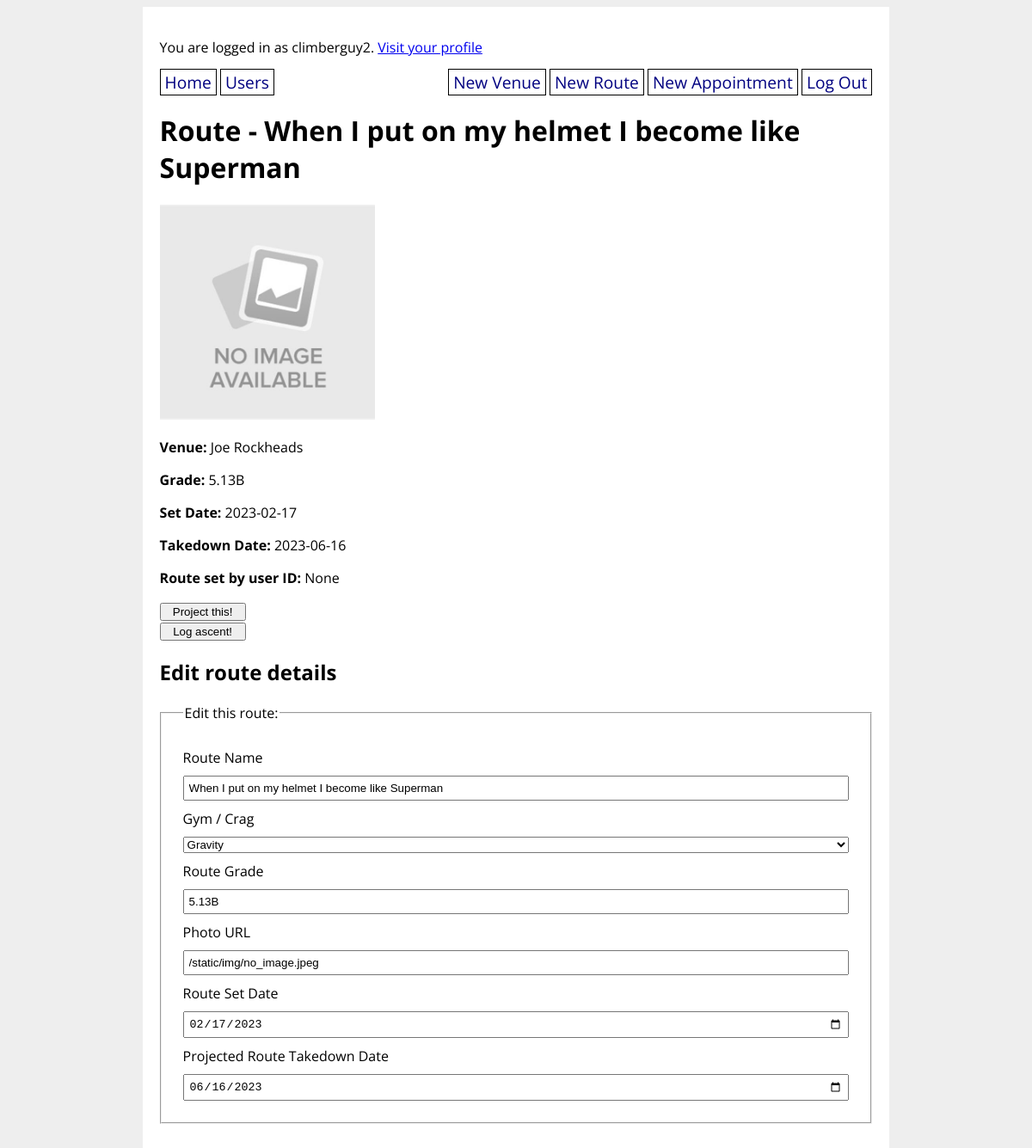
Page /route/5 (signed in) on the committed database.
### climbunity_app/models.py (models this page shows, shortened)
class User(UserMixin, db.Model):
    id = db.Column(db.Integer, primary_key=True)
    username = db.Column(db.String(80), nullable=False, unique=True)
    password = db.Column(db.String(200), nullable=False)
    email = db.Column(db.String(200), nullable=False)
    first_name = db.Column(db.String(50), nullable=False)
    last_name = db.Column(db.String(50), nullable=False)
    address = db.Column(db.String(200), nullable=False)
    has_gear = db.Column(db.Boolean, nullable=False)
    user_projects = db.relationship('Route',
        secondary='user_project_lists', back_populates='projecting_users'
    )
    user_appointments = db.relationship('Appointment',
        secondary='appointment_guests', back_populates='appointment_attendants'
    )
    user_does_styles = db.relationship('Style',
        secondary='user_style_lists', back_populates='climber_styles'
    )

class Route(db.Model):
    id = db.Column(db.Integer, primary_key=True)
    venue_id = db.Column(db.Integer, db.ForeignKey('venue.id'), nullable=False)
    setter_id = db.Column(db.Integer, db.ForeignKey('user.id'))
    name = db.Column(db.String(80), nullable=False)
    grade = db.Column(db.String(10), nullable=False)
    photo_url = db.Column(URLType)
    route_set_date = db.Column(db.Date)
    route_takedown_date = db.Column(db.Date)
    projecting_users = db.relationship('User',
        secondary='user_project_lists', back_populates='user_projects'
    )
    ascents_on_route = db.relationship('Ascent',
        secondary='route_ascent_lists', back_populates='routes_ascended'
    )
    possible_route_styles = db.relationship('Style',
        secondary='route_style_lists', back_populates='route_styles'
    )
    route_tags = db.relationship('Tag',
        secondary='route_tag_lists', back_populates='tagged_routes'
    )

class Venue(db.Model):
    id = db.Column(db.Integer, primary_key=True)
    name = db.Column(db.String(80), nullable=False)
    address = db.Column(db.String(80), nullable=False)
    open_hours = db.Column(db.String(1000))
    description = db.Column(db.String(1000))
    booked_appointments = db.relationship('Appointment',
        secondary='venue_bookings', back_populates='appointment_venues'
    )
    def __str__(self):
        return f'{self.name}'

### climbunity_app/main/routes.py (the view, shortened to what this page needs)
@main.route('/route/<route_id>', methods=['GET', 'POST'])
def route_detail(route_id):
    route = Route.query.get(route_id)
    route_venue = Venue.query.get(route.venue_id)
    form = RouteForm(obj=route)
    item = Route.query.get(route_id)
    return render_template('route_detail.html', form=form, route=route, route_venue=route_venue)

### climbunity_app/main/forms.py
class RouteForm(FlaskForm):
    name = StringField('Route Name',
        validators=[
            DataRequired(),
            Length(min=1, max=200, message="Your route name needs to be betweeen 1 and 200 chars")
        ])
    venue_id = QuerySelectField('Gym / Crag',
        query_factory=lambda: Venue.query)
    setter_id = QuerySelectField('Route Setter',
        query_factory=lambda: User.query)
    grade = StringField('Route Grade')
    photo_url = StringField('Photo URL')
    route_set_date = DateField('Route Set Date')
    route_takedown_date = DateField('Projected Route Takedown Date')
    route_tags = QuerySelectMultipleField('Apply tags to this route',
        query_factory=lambda: Tag.query)
    submit = SubmitField('Submit')

### climbunity_app/extensions.py (called while the page is built)
@login_manager.user_loader
def load_user(user_id):
    return User.query.get(user_id)

### climbunity_app/templates/route_detail.html (shortened to what this page needs)
{% extends 'base.html' %}
{% block content %}
<h1>Route - {{ route.name }}</h1>
{% if route.photo_url %}
<p><img src="{{ route.photo_url }}" width="250px" height="250px"></p>
{% endif %}
<p><strong>Venue:</strong> {{ route_venue }}</p>
<p><strong>Grade:</strong> {{ route.grade }}</p>
<p><strong>Set Date:</strong> {{ route.route_set_date }}</p>
<p><strong>Takedown Date:</strong> {{ route.route_takedown_date }}</p>
<p><strong>Route set by user ID:</strong> {{ route.setter_id }}</p>
{% if current_user.username %}
<form method="POST" action="/add_to_project_list/{{ route.id }}">
    <input type="submit" value="Project this!">
</form>
<form method="POST" action="/log_ascent/{{ route.id }}">
    <input type="submit" value="Log ascent!">
</form>
<h2>Edit route details</h2>
<form method="POST" action="{{ url_for('main.route_detail', route_id=route.id) }}">
    <fieldset>
        <legend>Edit this route:</legend>
        {{ form.name.label }}
        {{ form.name }}
        {{ form.venue_id.label }}
        {{ form.venue_id }}
        {{ form.grade.label }}
        {{ form.grade }}
        {{ form.photo_url.label }}
        {{ form.photo_url }}
        {{ form.route_set_date.label }}
        {{ form.route_set_date }}
        {{ form.route_takedown_date.label }}
        {{ form.route_takedown_date }}
    </fieldset>
</form>
{% endif %}
{% endblock %}

### climbunity_app/templates/base.html (shortened to what this page needs)
<!DOCTYPE html>
<html>
    <head>
        <link rel="stylesheet" href="/static/style.css">
    </head>
    <body>
        <div id="content">
            {% if current_user.is_authenticated %}
                <p>You are logged in as {{ current_user.username }}. <a href="/profile/{{ current_user.id }}">Visit your profile</a></p>
            {% endif %}
            <nav>
                <div>
                    <a href="/">Home</a>
                    <a href="/users">Users</a>
                </div>
                <div>
                    {% if current_user.is_authenticated %}
                        <a href="/new_venue">New Venue</a>
                        <a href="/new_route">New Route</a>
                        <a href="/new_appointment">New Appointment</a>
                        <a href="/logout">Log Out</a>
                    {% else %}
                        <a href="/signup">Sign Up</a>
                        <a href="/login">Log In</a>
                    {% endif %}
                </div>
            </nav>
            {% block content %}{% endblock %}
        </div>
    </body>
</html>

### climbunity_app/static/style.css (style rules this page uses)
body { display: flex; flex-direction: column; align-items: center; background-color: #eee; font-family: 'Open Sans', sans-serif; }
#content { width: 70%; background-color: white; padding: 20px; }
nav { width: 100%; display: flex; flex-direction: row; justify-content: space-between; }
nav a { color: navy; text-decoration: none; border: 1px solid black; padding: 1px 5px; font-size: 1.2em; }
fieldset { display: flex; flex-direction: column; margin: 20px 0; padding: 20px; }
fieldset * { margin: 5px; }
fieldset input { padding: 5px; }
input[type=submit] { width: 100px; align-self: flex-end; }

### rows in the picture
User: username "climberguy2"
Route: name "When I put on my helmet I become like Superman", photo_url (placeholder picture), grade "5.13B", route_set_date "2023-02-17", route_takedown_date "2023-06-16", setter_id "None", venue_id "Gravity", photo_url "/static/img/no_image.jpeg", route_set_date "02/17/2023", route_takedown_date "06/16/2023"
Venue: name "Joe Rockheads"
